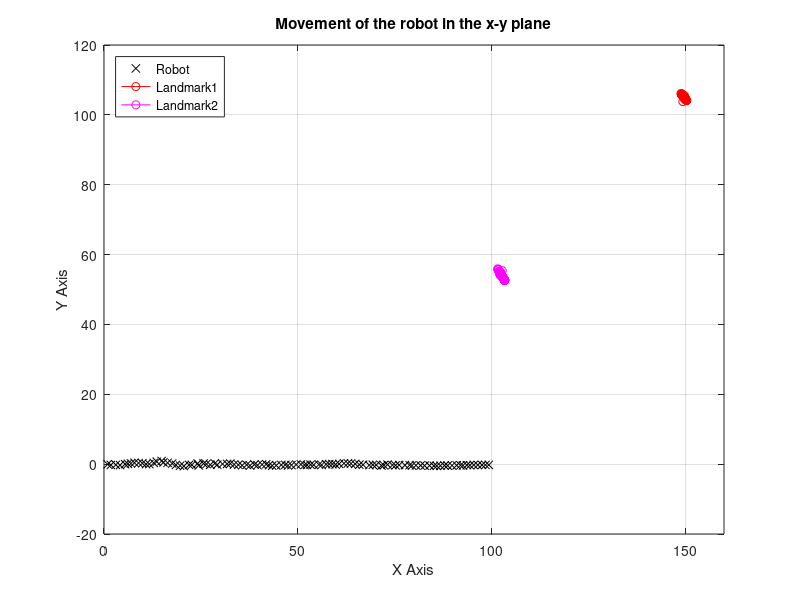

MATLAB code for this plot:
%% HW3: EKF SLAM
%Prajval Vaskar
%HW3: EKF SLAM
clc;
clear all;
close all;
%% INITIALIZE
mU_tm1tm1=[0,0,0,147,102,98,53]';               % Initial state
sig_tm1tm1=[0 0 0 0 0 0 0;                      % Tuned intial covariance matrix 
            0 0 0 0 0 0 0
            0 0 0 0 0 0 0
            0 0 0 10 0 0 0
            0 0 0 0 10 0 0
            0 0 0 0 0 10 0
            0 0 0 0 0 0 10];
% sig_tm1tm1=[zeros(7)];
dT=1;                                          % Sampling time
vt=1;                                          % Linear velocity
wt=0;                                          % Negligible non-zero value
load('s1.mat')
load('s2.mat')
z(:,:,1)= s1;                               % Measurement for landmark1
z(:,:,2)=s2;                                % Measurement for landmark2
R=[0.1  0  0  0  0  0  0;
    0  0.1 0  0  0  0  0;
    0  0  0.1 0  0  0  0;
    0  0  0   0  0  0  0;
    0  0  0   0  0  0  0;
    0  0  0   0  0  0  0;
    0  0  0   0  0  0  0];
Q=[ 0  0  0   0    0   0   0;
    0  0  0   0    0   0   0;
    0  0  0   0    0   0   0;
    0  0  0   0.1  0   0   0;
    0  0  0   0   0.01  0   0;
    0  0  0   0    0   0.1 0;
    0  0  0   0    0   0  0.01];
ln=length(z);
r=vt/wt;                                        %for use later
%% EKF SLAM
mU_storage=zeros(7,ln);                         % to store state updates
for i=1:1:ln                                    %Number of of observations
    Fx=[1 0 0 0 0 0 0;
        0 1 0 0 0 0 0;
        0 0 1 0 0 0 0];
    temp=[vt*dT*cos((mU_tm1tm1(3)+0.5*wt*dT));vt*dT*sin((mU_tm1tm1(3)+0.5*wt*dT));wt*dT];
    mU_ttm1=mU_tm1tm1+(Fx'*temp);
    Gt=[eye(7) + Fx' *[0 0 (-vt*dT*sin(mU_ttm1(3)+0.5*wt*dT)); 0 0 (vt*dT*cos(mU_ttm1(3)+0.5*wt*dT)); 0 0 0]* Fx];
    sig_ttm1=Gt*sig_tm1tm1*Gt'+R;                         %sigma t,t-1
    k=1;                                        %index to acess sub-matrices
    for j=1:1:2                                 %there are two landmarks
        del = [mU_ttm1(k+3)-mU_ttm1(1);mU_ttm1(k+4)-mU_ttm1(2)];

        q=del'*del;                                     %For expected observation
        z_ti_hat=[sqrt(q);                              % Expected observation
                  atan2(del(2),del(1)) - mU_ttm1(3)];    % predicted measurement
        low_ht = 1/q*[-(sqrt(q)*del(1)) -(sqrt(q)*del(2)) 0  (sqrt(q)*del(1)) (sqrt(q)*del(2)) (sqrt(q)*del(1)) (sqrt(q)*del(2))  ;
                        del(2)          -del(1)          -q     -del(2)           del(1)           -del(2)         del(1)];
        Fxj=[1 0 0 0 0 0 0;
             0 1 0 0 0 0 0;
             0 0 1 0 0 0 0];                               %generating Fxj matrix
        temp=[zeros(2,3) eye(2) zeros(2,2)];
        temp=circshift(temp,[0,2*(j-1)]);
        if j==1
            Fxj = [Fxj;temp;zeros(2,7)];
        else
            Fxj = [Fxj;zeros(2,7);temp];
        end
        Hti= low_ht*Fxj;
        Q_t = [0.1 0;
                0           0.01];
        Kti= sig_ttm1*Hti'*((Hti*sig_ttm1*Hti'+Q_t))^-1;       %Kalman gain
        mU_ttm1= mU_ttm1 + Kti*([z(i,1,j);z(i,2,j)]-z_ti_hat); %Corrected meu value
        sig_ttm1=(eye(7)- Kti*Hti)*sig_ttm1;                   %Corrected sigma value
        k=k+2;
    end
    mU_tm1tm1=mU_ttm1;                          %state update
    mU_storage(:,i)=mU_tm1tm1;
    sig_tm1tm1=sig_ttm1;                       %state covariance update
end
%% PLOT THE RESULT
figure(1);
title('Movement of the robot in the x-y plane');
for i=1:1:ln
    plot(mU_storage(1,i),mU_storage(2,i),'x','color','k')
    title('Movement of the robot in the x-y plane');
    xlim([0 160]);
    ylim([-20 120])
    xlabel('X Axis');
    ylabel('Y Axis');
    hold on
    grid on
    plot(mU_storage(4,i),mU_storage(5,i),'-mo','color','r');
    plot(mU_storage(6,i),mU_storage(7,i),'-mo','color','m');
    pause(0.05);
end
legend('Robot','Landmark1','Landmark2','location','northwest');